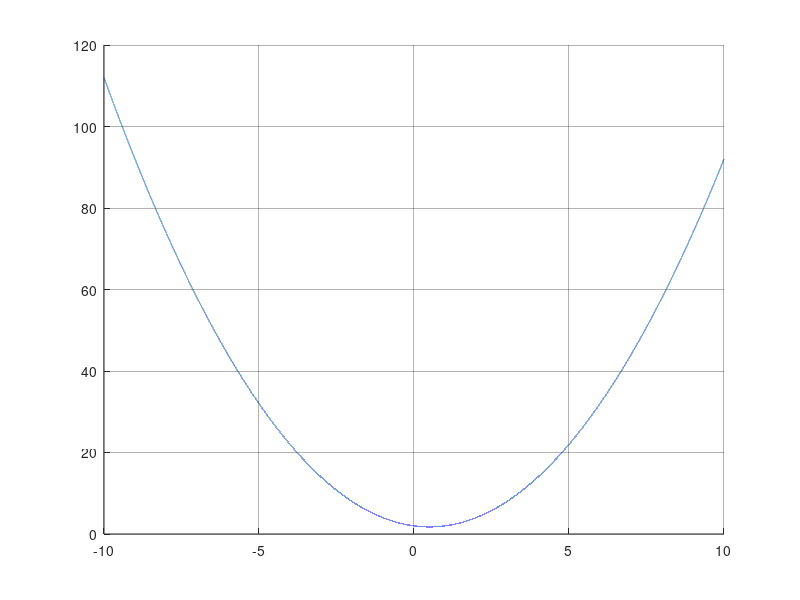

Here is the MATLAB script that generated this plot:
clearvars, close all

x = linspace(-10,10,100000);

C = 1.0;


%y =  1 -(x.^3 + (x.^2).*2  + x.*2 + 4).^0.5
%y = (1.0)./(x.^2 -x -6);
%y = -1*sqrt(2*log(x.^2 + 1) + 4);
y = x.^2 - x +2;

figure(1);
hold on
%for C = -3:1:3
  %ezplot(@(x,y) -x.^3 + 3.*y - y.^3 +C)
  %plot(x, y)
  %ezplot(@(x,y) y - 1 + sqrt(x.^3 + ((x.^2).*2)  + x.*2 + 4))
  %ezplot(@(x,y) y.^3 -(y.^2).*3  -(x.^3) -x +2)
  %ezplot(@(x,y) y.^4 + y.*16 + x.^4 -(x.^2).*8 -17)
  plot(x,y)
%endfor
%ezplot(@(x,y) y+1, [-2 2 -2 2])
axis ([-10 10])
grid on
set(gca, 'GridColor', [0,0,0])
set(gca, 'GridAlpha', 0.3)
set(gca, 'Layer', 'top')
hold off





